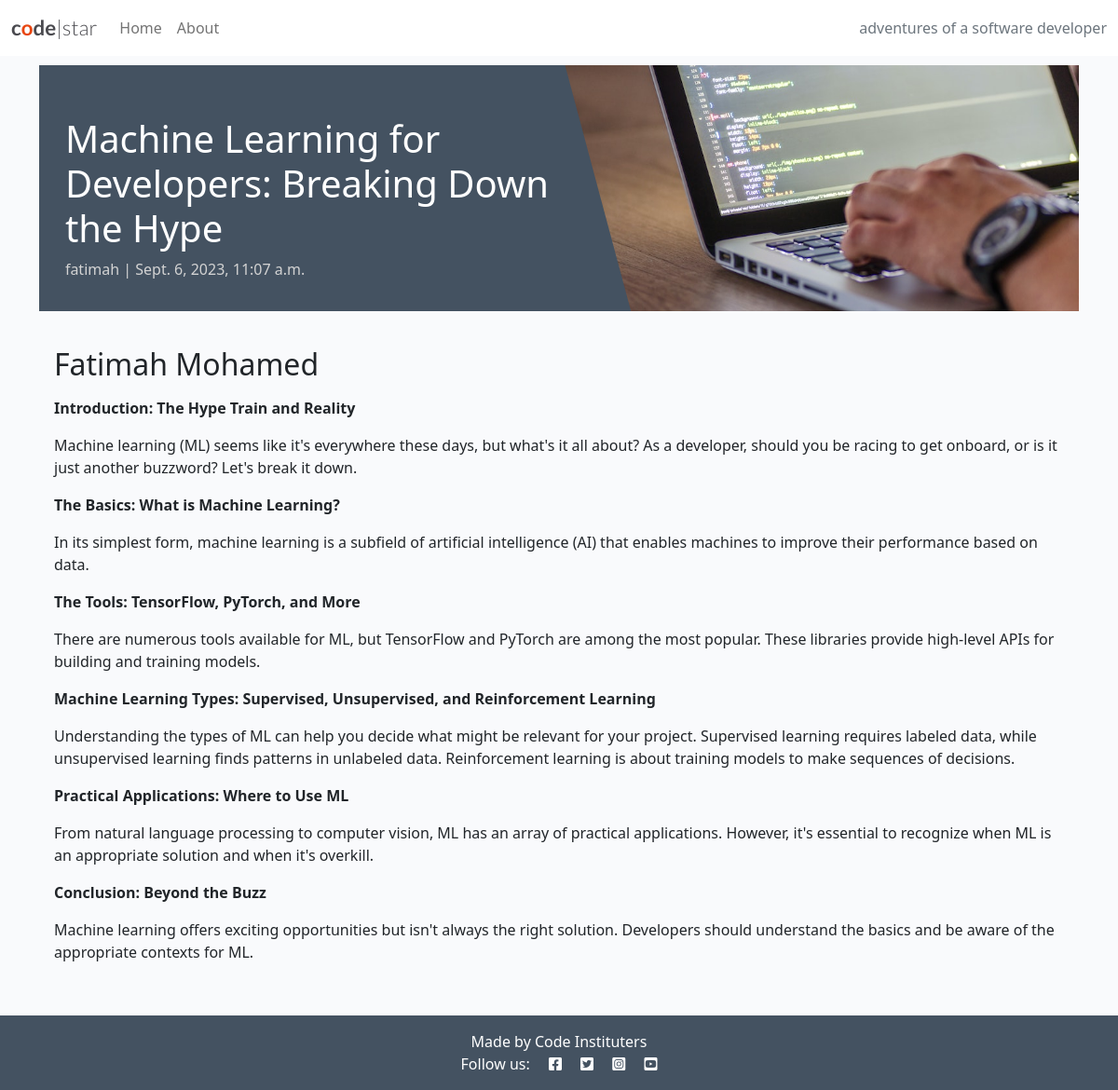
Page /machine-learning-for-developers-breaking-down-the-hype/ on the committed database.
### blog/models.py (models this page shows, shortened)
class Post(models.Model):
    title = models.CharField(max_length=200, unique=True)
    slug = models.SlugField(max_length=200, unique=True)
    author = models.ForeignKey(
        User, on_delete=models.CASCADE, related_name="blog_posts"
    )
    content = models.TextField()
    created_on = models.DateTimeField(auto_now_add=True)
    status = models.IntegerField(choices=STATUS, default=0)
    excerpt = models.TextField(blank=True)
    updated_on = models.DateTimeField(auto_now=True)
    class Meta:
        ordering = ["-created_on"]

### blog/views.py (the view)
# urls.py: path('<slug:slug>/', views.post_detail, name='post_detail'),
def post_detail(request, slug):
    queryset = Post.objects.filter(status=1)
    post = get_object_or_404(queryset, slug=slug)
    return render(
        request,
        "blog/post_detail.html",
        {"post": post, "coder": "Fatimah Mohamed"},
    )

### blog/templates/blog/post_detail.html
{% extends 'base.html' %} {% block content %}
{% load static %}
<div class="masthead">
    <div class="container">
        <div class="row g-0">
            <div class="col-md-6 masthead-text">
                <h1 class="post-title">{{ post.title }}</h1>
                <p class="post-subtitle">{{ post.author }} | {{ post.created_on }}</p>
            </div>
            <div class="d-none d-md-block col-md-6 masthead-image">
                <img src="{% static 'images/default.jpg' %}" class="scale" alt="placeholder">
            </div>
        </div>
    </div>
</div>
<div class="container">
    <div class="row">
        <div class="col card mb-4  mt-3 left  top">
            <div class="card-body">
                <h2>{{ coder }}</h2>
                <p class="card-text">
                    {{ post.content | safe }}
                </p>
            </div>
        </div>
    </div>
</div>
{% endblock content %}

### static/css/style.css (style rules this page uses)
body { background-color: #F9FAFC; }
.main-bg { background-color: #F9FAFC; }
.card { border: none; background-color: transparent; }
.scale { width: 100%; height: auto; }
.masthead { margin-top: 10px; overflow: hidden; position: relative; display: inline-block; height: 33vh; width: 100%; }
.masthead-text { background-color: #445261; color: white; position: relative; }
.masthead-image { position: relative; overflow: hidden; }
.masthead-image:after { content: ""; position: absolute; top: 0; right: 90%; height: 100%; width: 150%; background: #445261; -webkit-transform: skew(15deg); -moz-transform: skew(15deg); transform: skew(15deg); z-index: 100; }
.post-title { margin-top: 10%; margin-left: 5%; }
.post-subtitle { margin-left: 5%; color: lightgray; }

### rows in the picture
Post: title "Machine Learning for Developers: Breaking Down the Hype", author "fatimah", created_on "Sept. 6, 2023, 11:07 a.m.", content "Introduction: The Hype Train and Reality Machine learning (ML) seems like it's everywhere these days, but what's it all about? As a developer, should you be racing to get onboard, or is it just another buzzword? Let's break it down. The Basics: What is Machine Learning? In its simplest form, machine learning is a subfield of artificial intelligence (AI) that enables machines to improve their performance based on data. The Tools: TensorFlow, PyTorch, and More There are numerous tools available for ML, but TensorFlow and PyTorch are among the most popular. These libraries provide high-level APIs for building and training models. Machine Learning Types: Supervised, Unsupervised, and…"

### other values in the picture
{{ coder }} "Fatimah Mohamed"
